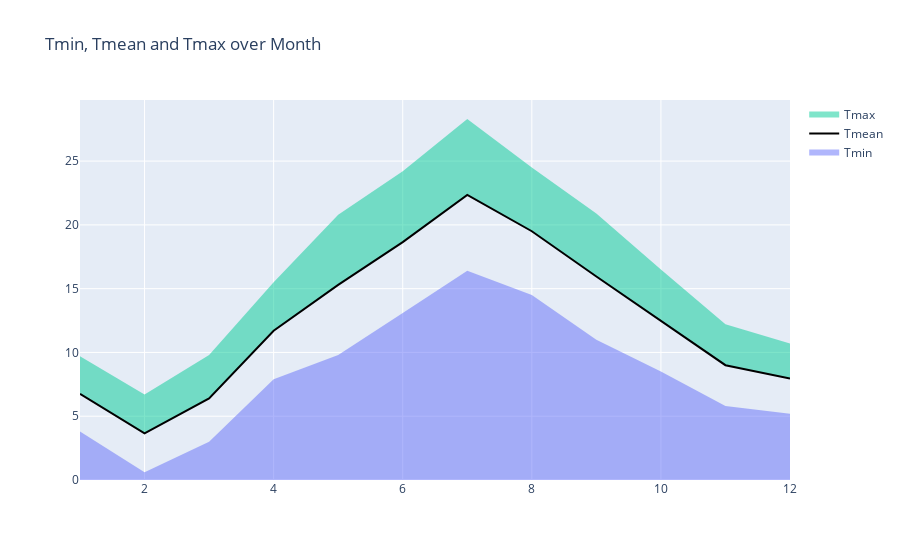

Notebook source saved alongside this figure:
### Markdown cell above
This didn't work!

### Code cell
# Import the plotly library
import plotly.graph_objs as go

# Draw a line chart of Tmin, Tmean, and Tmax over Month with shading between Tmin and Tmax using plotly
trace1 = go.Scatter(x=data['Month'], y=data['Tmin'], name='Tmin', fill='tozeroy', mode='none')
trace2 = go.Scatter(x=data['Month'], y=data['Tmean'], name='Tmean', mode='lines', line=dict(width=2, color='black'))
trace3 = go.Scatter(x=data['Month'], y=data['Tmax'], name='Tmax', fill='tonexty', mode='none')
data_plotly = [trace1, trace2, trace3]
layout = go.Layout(title='Tmin, Tmean and Tmax over Month')
fig = go.Figure(data=data_plotly, layout=layout)
fig.show()

### Figure 1 — Plotly figure (JSON) as saved in the notebook; plotly's stock layout.template omitted (floating-point values rounded to 4 significant figures)
{"data": [{"fill": "tozeroy", "mode": "none", "name": "Tmin", "type": "scatter", "x": [1, 2, 3, 4, 5, 6, 7, 8, 9, 10, 11, 12], "y": [3.8, 0.6, 3, 7.9, 9.8, 13.1, 16.4, 14.5, 11, 8.5, 5.8, 5.2]}, {"line": {"color": "black", "width": 2}, "mode": "lines", "name": "Tmean", "type": "scatter", "x": [1, 2, 3, 4, 5, 6, 7, 8, 9, 10, 11, 12], "y": [6.75, 3.65, 6.4, 11.7, 15.3, 18.65, 22.35, 19.5, 15.95, 12.5, 9, 7.95]}, {"fill": "tonexty", "mode": "none", "name": "Tmax", "type": "scatter", "x": [1, 2, 3, 4, 5, 6, 7, 8, 9, 10, 11, 12], "y": [9.7, 6.7, 9.8, 15.5, 20.8, 24.2, 28.3, 24.5, 20.9, 16.5, 12.2, 10.7]}], "layout": {"title": {"text": "Tmin, Tmean and Tmax over Month"}}}
